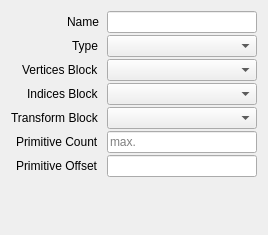
<?xml version="1.0" encoding="UTF-8"?>
<ui version="4.0">
 <class>GeometryProperties</class>
 <widget class="QWidget" name="GeometryProperties">
  <property name="geometry">
   <rect>
    <x>0</x>
    <y>0</y>
    <width>268</width>
    <height>235</height>
   </rect>
  </property>
  <layout class="QHBoxLayout" name="horizontalLayout">
   <item>
    <layout class="QFormLayout" name="formLayout">
     <property name="labelAlignment">
      <set>Qt::AlignmentFlag::AlignRight|Qt::AlignmentFlag::AlignTrailing|Qt::AlignmentFlag::AlignVCenter</set>
     </property>
     <property name="horizontalSpacing">
      <number>8</number>
     </property>
     <property name="verticalSpacing">
      <number>2</number>
     </property>
     <property name="leftMargin">
      <number>0</number>
     </property>
     <property name="topMargin">
      <number>0</number>
     </property>
     <property name="rightMargin">
      <number>0</number>
     </property>
     <property name="bottomMargin">
      <number>0</number>
     </property>
     <item row="0" column="0">
      <widget class="QLabel" name="labelName">
       <property name="text">
        <string>Name</string>
       </property>
      </widget>
     </item>
     <item row="0" column="1">
      <widget class="QLineEdit" name="name"/>
     </item>
     <item row="1" column="0">
      <widget class="QLabel" name="labelType">
       <property name="text">
        <string>Type</string>
       </property>
      </widget>
     </item>
     <item row="1" column="1">
      <widget class="DataComboBox" name="type"/>
     </item>
     <item row="2" column="0">
      <widget class="QLabel" name="labelVertexBufferBlock">
       <property name="text">
        <string>Vertices Block</string>
       </property>
      </widget>
     </item>
     <item row="2" column="1">
      <widget class="ReferenceComboBox" name="vertexBufferBlock"/>
     </item>
     <item row="3" column="0">
      <widget class="QLabel" name="labelIndexBufferBlock">
       <property name="text">
        <string>Indices Block</string>
       </property>
      </widget>
     </item>
     <item row="3" column="1">
      <widget class="ReferenceComboBox" name="indexBufferBlock"/>
     </item>
     <item row="5" column="1">
      <widget class="ExpressionLineEdit" name="count">
       <property name="placeholderText">
        <string>max.</string>
       </property>
      </widget>
     </item>
     <item row="6" column="1">
      <widget class="ExpressionLineEdit" name="offset"/>
     </item>
     <item row="5" column="0">
      <widget class="QLabel" name="labelCount">
       <property name="text">
        <string>Primitive Count</string>
       </property>
      </widget>
     </item>
     <item row="6" column="0">
      <widget class="QLabel" name="labelOffset">
       <property name="text">
        <string>Primitive Offset</string>
       </property>
      </widget>
     </item>
     <item row="4" column="0">
      <widget class="QLabel" name="labelTransformBufferBlock">
       <property name="text">
        <string>Transform Block</string>
       </property>
      </widget>
     </item>
     <item row="4" column="1">
      <widget class="ReferenceComboBox" name="transformBufferBlock"/>
     </item>
    </layout>
   </item>
  </layout>
 </widget>
 <customwidgets>
  <customwidget>
   <class>ExpressionLineEdit</class>
   <extends>QLineEdit</extends>
   <header>widgets//ExpressionLineEdit.h</header>
  </customwidget>
  <customwidget>
   <class>DataComboBox</class>
   <extends>QComboBox</extends>
   <header>widgets//DataComboBox.h</header>
  </customwidget>
  <customwidget>
   <class>ReferenceComboBox</class>
   <extends>QComboBox</extends>
   <header>widgets//ReferenceComboBox.h</header>
  </customwidget>
 </customwidgets>
 <resources/>
 <connections/>
</ui>
